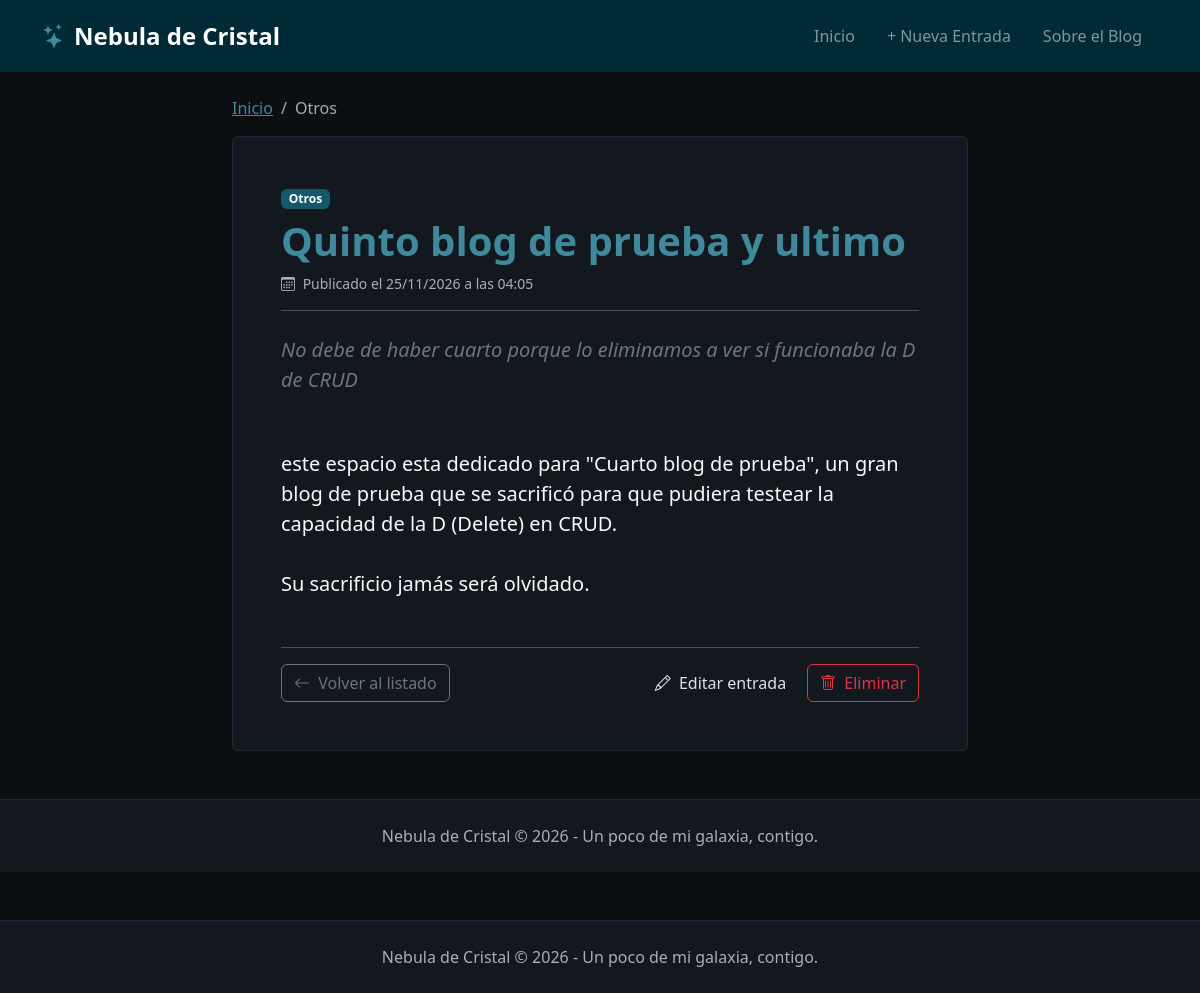
/detalle.php?id=19, run on the app's committed database.
### tables this page shows
CREATE TABLE entradas (
        id INTEGER PRIMARY KEY AUTOINCREMENT,
        titulo TEXT NOT NULL,
        categoria TEXT NOT NULL,
        resumen TEXT NOT NULL,
        contenido TEXT NOT NULL,
        fecha_creacion DATETIME DEFAULT CURRENT_TIMESTAMP
    );

### detalle.php (the view, shortened to what this page needs)
<?php
require_once 'config/db.php';
$id = filter_input(INPUT_GET, 'id', FILTER_VALIDATE_INT);
$stmt = $pdo->prepare("SELECT * FROM entradas WHERE id = ?");
$stmt->execute([$id]);
$post = $stmt->fetch();
include 'includes/header.php';
?>
<div class="row justify-content-center">
    <div class="col-lg-8">
        <nav aria-label="breadcrumb" class="mb-3">
            <ol class="breadcrumb">
                <li class="breadcrumb-item"><a href="index.php" class="text-custom-green">Inicio</a></li>
                <li class="breadcrumb-item active" aria-current="page"><?= htmlspecialchars($post['categoria']) ?></li>
            </ol>
        </nav>
        <article class="bg-dark-surface p-4 p-md-5 rounded shadow-sm border">
            <header class="mb-4 border-bottom pb-3">
                <span class="badge bg-custom-mid mb-2"><?= htmlspecialchars($post['categoria']) ?></span>
                <h1 class="fw-bold text-custom-green mb-2"><?= htmlspecialchars($post['titulo']) ?></h1>
                <p class="text-muted small mb-0">
                    <i class="bi bi-calendar3 me-1"></i> Publicado el <?= date('d/m/Y \a \l\a\s H:i', strtotime($post['fecha_creacion'])) ?>
                </p>
            </header>
            <p class="lead text-secondary fst-italic mb-4">
                <?= htmlspecialchars($post['resumen']) ?>
            </p>
            <div class="fs-5 lh-base text-light" style="white-space: pre-line;">
                <?= htmlspecialchars($post['contenido']) ?>
            </div>
            <footer class="mt-5 pt-3 border-top d-flex justify-content-between align-items-center">
                <a href="index.php" class="btn btn-outline-secondary">
                    <i class="bi bi-arrow-left me-1"></i> Volver al listado
                </a>
                <div class="d-flex gap-2">
                    <a href="formulario.php?id=<?= $post['id'] ?>" class="btn btn-custom-mid">
                        <i class="bi bi-pencil me-1"></i> Editar entrada
                    </a>
                    <form action="eliminar.php" method="POST" class="d-inline form-eliminar" data-titulo="<?= htmlspecialchars($post['titulo']) ?>">
                        <button type="submit" class="btn btn-outline-danger">
                            <i class="bi bi-trash me-1"></i> Eliminar
                        </button>
                    </form>
                </div>
            </footer>
        </article>
    </div>
</div>
<?php include 'includes/footer.php'; ?>
<?php include 'includes/footer.php'; ?>

### assets/css/styles.css (style rules this page uses)
:root { --verde-oscuro: #002B36; --verde-medio: #155869; --verde-claro: #3E899C; --fondo-negro: #0b0f12; --superficie-oscura: #12181d; --borde-oscuro: #1e2a32; }
body { background-color: var(--fondo-negro) !important; color: #e9ecef; display: flex; flex-direction: column; min-height: 100vh; }
.bg-custom-mid { background-color: var(--verde-medio) !important; color: #ffffff !important; }
.bg-dark-surface { background-color: var(--superficie-oscura) !important; border-color: var(--borde-oscuro) !important; }
.text-custom-green { color: var(--verde-claro) !important; }

### data on the page
entradas: categoria "Otros", titulo "Quinto blog de prueba y ultimo", fecha_creacion "25/11/2026 a las 04:05", resumen "No debe de haber cuarto porque lo eliminamos a ver si funcionaba la D de CRUD", contenido "este espacio esta dedicado para \"Cuarto blog de prueba\", un gran blog de prueba que se sacrificó para que pudiera testear la capacidad de la D (Delete) en CRUD. Su sacrificio jamás será olvidado."
